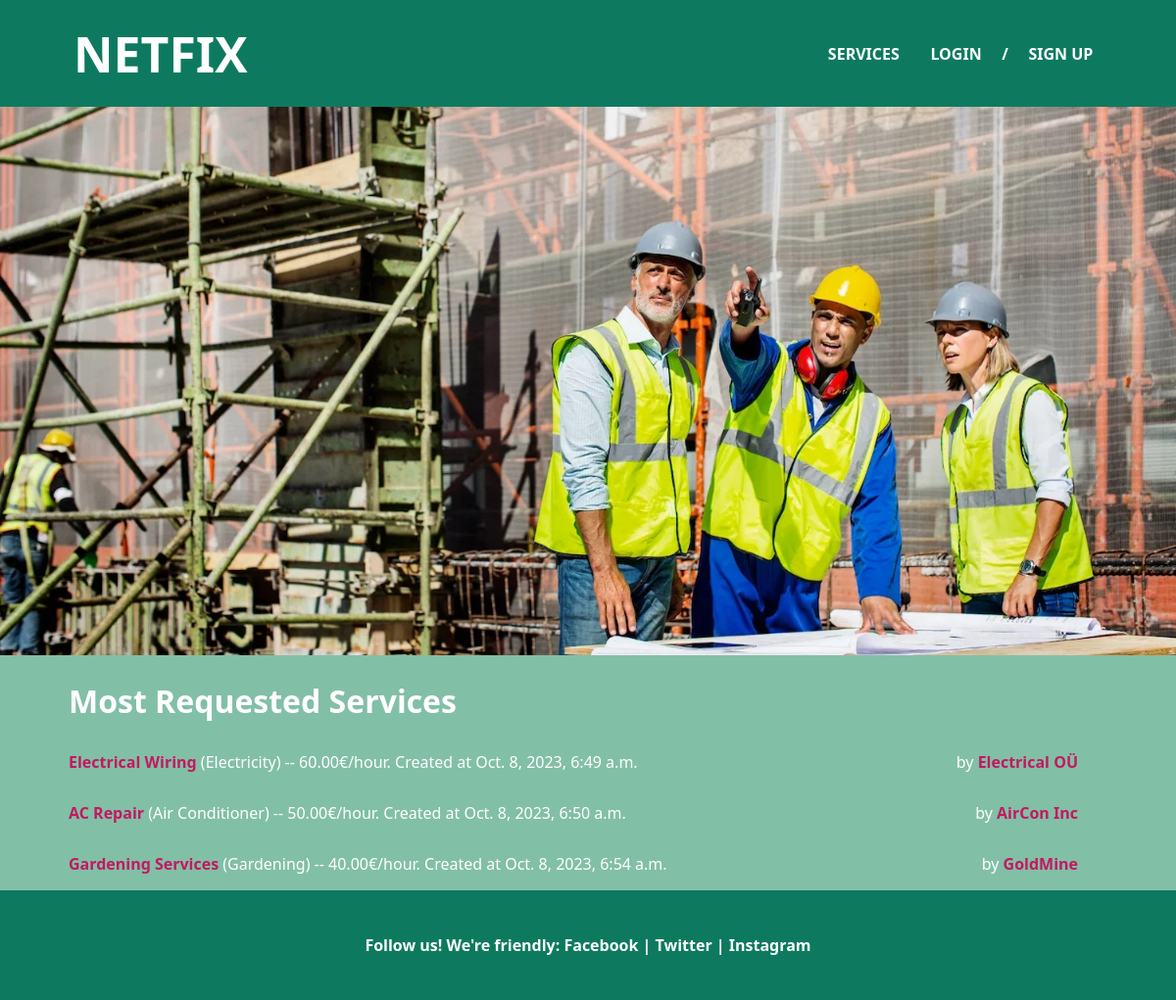
The page / on the database its author committed.
### services/models.py (models this page shows, shortened)
class Service(models.Model):
    company = models.ForeignKey(Company, on_delete=models.CASCADE)
    name = models.CharField(max_length=40)
    description = models.TextField()
    price_hour = models.DecimalField(decimal_places=2, max_digits=100)
    choices = SERVICE_CHOICES
    field = models.CharField(
        max_length=30,
        choices=choices,
        blank=False,
        null=False
    )
    date = models.DateTimeField(auto_now=True, null=False)

### users/models.py (models this page shows, shortened)
class Company(models.Model):
    user = models.OneToOneField(
        User, on_delete=models.CASCADE, primary_key=True)
    choices = SERVICE_CHOICES
    field = models.CharField(
        max_length=70, choices=choices, blank=False, null=False)
    slug = models.SlugField(null=True)

class User(AbstractUser):
    username = models.CharField(max_length=30, unique=True)
    email = models.EmailField(max_length=50, unique=True)
    is_company = models.BooleanField(default=False)
    is_customer = models.BooleanField(default=False)
    USERNAME_FIELD = 'email'
    REQUIRED_FIELDS = ['username']
    slug = models.SlugField(null=True)

### main/views.py (the view)
# urls.py: path('', v.home, name='home'),
def home(request):
    services = Service.objects.annotate(request_count=Count(
        'servicerequest')).order_by('-request_count')
    return render(request, "main/home.html", {"services": services})

### main/templates/main/home.html (shortened to what this page needs)
{% extends 'main/base.html' %}
{% block content %}
        <div class="image-block">
            <img class="cover-image" src="static/css/men-women-construction-workers-pointing-on-job-site.webp" alt="logo">
        </div>
        <div class='services-list'>
        {% if services %}
            <div class="services">
                <p class="title">Most Requested Services</p>
            </div>
            {% for service in services %}
            <div class="services-container">
                <div class='service-list-info'>
                    <li><a href="/services/{{service.id}}">
                        {{ service.name }}
                        </a> ({{service.field}}) -- {{ service.price_hour }}€/hour. Created at {{ service.date }}
                    </li>
                </div>
                <p class="service-footer">by <a href="/company/{{service.company.user.slug}}">{{service.company.user.username}}</a></p>
            </div>
        {% endfor %}
        {% else %}
            <div class="not-available">
                <h2>Sorry. No services available yet</h2>
            </div>
        {% endif %}
        </div>
{% endblock %}

### main/templates/main/base.html (shortened to what this page needs)
{% load static %}
<!DOCTYPE html>
<html lang="en">
  <head>
    <link rel="stylesheet" type="text/css" href="{% static 'css/style.css' %}"/>
  </head>
  <body>
    <div class="app">
    {% include 'main/navbar.html' %}
    <div class='content'>
    {% block content %} replace me {% endblock %}
    </div>
    {% include 'main/footer.html' %}
  </div>
  </body>
</html>

### main/templates/main/navbar.html (shortened to what this page needs)
<nav class="navbar">
    <ul>
        <li class="home"><a href="/">Netfix</a></li>
        <div class="right-align-links">
            <li>
                <a href="/services/">Services</a>
            </li>
            <div class="auth-links">
                {% if request.user.is_authenticated %}
                    {% if request.user.is_customer %}
                        <li><a href="/customer/{{ request.user.slug }}">Profile</a></li>
                    {% else %}
                        <li><a href="/company/{{ request.user.slug }}">Profile</a></li>
                    {% endif %}
                    <li><a href="/logout/">Logout</a></li>
                {% else %}
                    <li><a href="/register/login/">Login</a></li>
                    /
                    <li><a href="/register/">Sign up</a></li>
                {% endif %}
            </div>
        </div>
    </ul>
</nav>

### main/templates/main/footer.html
<footer class="footer">
    <div class="footer-container">
        <p>Follow us! We're friendly: Facebook | Twitter | Instagram</p>
    </div>
</footer>

### static/css/style.css (style rules this page uses)
html, body, div, span, applet, object, iframe, h1, h2, h3, h4, h5, h6, p, blockquote, pre, a, abbr, acronym, address, big, cite, code, del, dfn, em, font, img, ins, kbd, q, s, samp, small, strike, strong, sub, sup, tt, var, b, u, i, center, dl, dt, dd, ol, ul, li, fieldset, form, label, legend, table, caption, tbody, tfoot, thead, tr, th, td { margin: 0; padding: 0; border: 0; font-size: 100%; vertical-align: baseline; }
ul, ol { list-style: none; }
* { box-sizing: border-box; }
@media screen and (min-width: 1025px) { html { font-size: 1rem; } }
.app { display: flex; flex-direction: column; height: 100vh; font-family: Söhne,ui-sans-serif,system-ui,-apple-system,Segoe UI,Roboto,Ubuntu,Cantarell,Noto Sans,sans-serif,Helvetica Neue,Arial,Apple Color Emoji,Segoe UI Emoji,Segoe UI Symbol,Noto Color Emoji; }
.navbar { display: flex; justify-content: space-between; width: 100%; margin: 0 auto; align-items: center; background-color: #0d7a5f; color: white; padding: 0.6rem 0rem; font-weight: 900; }
.home { font-size: 3.12rem; font-weight: 900; }
.right-align-links, .auth-links { display: flex; align-items: center; color: white; text-align: center; font-weight: bolder; }
.auth-links li { margin-left: 0.6rem; margin-right: 0.6rem; }
.navbar ul { position: relative; display: flex; flex: 1 1 auto; margin: 0; padding: 0rem 4rem; list-style-type: none; justify-content: space-between; }
.navbar ul li { border: 0.12rem solid transparent; padding: 10px; transition: background 0.2s; background-color: #0d7a5f; }
.navbar ul li a { color: white; text-decoration: none; text-transform: uppercase; transition: color 0.2s; }
.content { display: flex; align-items: center; width: 100%; height: 100vh; margin: 0 auto; padding-bottom: 3.125rem; flex-direction: column; background-color: rgb(130, 191, 167); }
.image-block { display: flex; justify-content: space-evenly; align-items: center; margin: 0 auto; margin-bottom: 0.625rem; width: 100%; }
.cover-image { display: block; object-fit: cover; height: 35rem; width: 100%; overflow: hidden; }
.title { font-size: 2rem; font-weight: 900; color: white; }
.services-list { display: flex; justify-content: space-between; align-items: center; flex-wrap: wrap; width: 100%; margin: 0 auto; background-color: rgb(130, 191, 167); }
.service-list-info li { list-style-type: none; color: white; }
.services { display: flex; justify-content: space-between; align-items: center; text-align: center; padding: 0.938rem 4.375rem; white-space: pre-line; width: 100%; background-color: rgb(130, 191, 167); color: white; }
.services-container { display: flex; justify-content: space-between; align-items: center; flex-wrap: wrap; width: 100%; padding: 0.938rem 4.375rem; background-color: rgb(130, 191, 167); color: white; }
.service-footer { margin: 0; margin-right: 1.875rem; color: white; }
.footer { display: flex; justify-content: space-between; width: 100%; height: 7rem; margin: 0 auto; padding: 3.125rem 0rem; align-items: center; background-color: #0d7a5f; color: white; }
.footer-container { display: flex; justify-content: space-evenly; width: 100%; align-items: center; background-color: #0d7a5f; color: white; font-weight: 900; }
a { color: rgb(195, 25, 95); text-decoration: none; font-weight: 900; }

### rows shown on the page
Service: name "Electrical Wiring", field "Electricity", price_hour "60.00", date "Oct. 8, 2023, 6:49 a.m.", company.user.username "Electrical OÜ"
Service: name "AC Repair", field "Air Conditioner", price_hour "50.00", date "Oct. 8, 2023, 6:50 a.m.", company.user.username "AirCon Inc"
Service: name "Gardening Services", field "Gardening", price_hour "40.00", date "Oct. 8, 2023, 6:54 a.m.", company.user.username "GoldMine"
